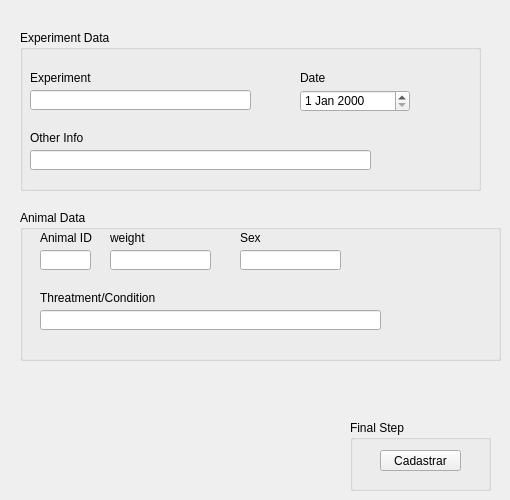
      <widget class="QWidget" name="tab_11">
       <attribute name="title">
        <string>Dados do Experimento</string>
       </attribute>
       <widget class="QGroupBox" name="groupBox_35">
        <property name="geometry">
         <rect>
          <x>20</x>
          <y>30</y>
          <width>461</width>
          <height>161</height>
         </rect>
        </property>
        <property name="title">
         <string>Experiment Data</string>
        </property>
        <widget class="QLabel" name="label_21">
         <property name="geometry">
          <rect>
           <x>280</x>
           <y>40</y>
           <width>121</width>
           <height>16</height>
          </rect>
         </property>
         <property name="text">
          <string>Date</string>
         </property>
        </widget>
        <widget class="QDateEdit" name="deData">
         <property name="geometry">
          <rect>
           <x>280</x>
           <y>60</y>
           <width>110</width>
           <height>22</height>
          </rect>
         </property>
        </widget>
        <widget class="QLabel" name="label_23">
         <property name="geometry">
          <rect>
           <x>10</x>
           <y>40</y>
           <width>151</width>
           <height>16</height>
          </rect>
         </property>
         <property name="text">
          <string>Experiment</string>
         </property>
        </widget>
        <widget class="QLineEdit" name="leTitutlo">
         <property name="geometry">
          <rect>
           <x>10</x>
           <y>60</y>
           <width>221</width>
           <height>20</height>
          </rect>
         </property>
         <property name="text">
          <string/>
         </property>
        </widget>
        <widget class="QLineEdit" name="leObsercacoes">
         <property name="geometry">
          <rect>
           <x>10</x>
           <y>120</y>
           <width>341</width>
           <height>20</height>
          </rect>
         </property>
         <property name="text">
          <string/>
         </property>
        </widget>
        <widget class="QLabel" name="label_24">
         <property name="geometry">
          <rect>
           <x>10</x>
           <y>100</y>
           <width>71</width>
           <height>16</height>
          </rect>
         </property>
         <property name="text">
          <string>Other Info</string>
         </property>
        </widget>
       </widget>
       <widget class="QGroupBox" name="groupBox_36">
        <property name="geometry">
         <rect>
          <x>20</x>
          <y>210</y>
          <width>481</width>
          <height>151</height>
         </rect>
        </property>
        <property name="title">
         <string>Animal Data</string>
        </property>
        <widget class="QLabel" name="label_22">
         <property name="geometry">
          <rect>
           <x>20</x>
           <y>20</y>
           <width>61</width>
           <height>16</height>
          </rect>
         </property>
         <property name="text">
          <string>Animal ID</string>
         </property>
        </widget>
        <widget class="QLineEdit" name="leIdentificador">
         <property name="geometry">
          <rect>
           <x>20</x>
           <y>40</y>
           <width>51</width>
           <height>20</height>
          </rect>
         </property>
         <property name="text">
          <string/>
         </property>
        </widget>
        <widget class="QLineEdit" name="leWeight">
         <property name="geometry">
          <rect>
           <x>90</x>
           <y>40</y>
           <width>101</width>
           <height>20</height>
          </rect>
         </property>
         <property name="text">
          <string/>
         </property>
        </widget>
        <widget class="QLabel" name="label_31">
         <property name="geometry">
          <rect>
           <x>90</x>
           <y>20</y>
           <width>51</width>
           <height>16</height>
          </rect>
         </property>
         <property name="text">
          <string>weight</string>
         </property>
        </widget>
        <widget class="QLabel" name="label_32">
         <property name="geometry">
          <rect>
           <x>220</x>
           <y>20</y>
           <width>31</width>
           <height>16</height>
          </rect>
         </property>
         <property name="text">
          <string>Sex</string>
         </property>
        </widget>
        <widget class="QLineEdit" name="leSex">
         <property name="geometry">
          <rect>
           <x>220</x>
           <y>40</y>
           <width>101</width>
           <height>20</height>
          </rect>
         </property>
         <property name="text">
          <string/>
         </property>
        </widget>
        <widget class="QLineEdit" name="leThreatment">
         <property name="geometry">
          <rect>
           <x>20</x>
           <y>100</y>
           <width>341</width>
           <height>20</height>
          </rect>
         </property>
         <property name="text">
          <string/>
         </property>
        </widget>
        <widget class="QLabel" name="label_33">
         <property name="geometry">
          <rect>
           <x>20</x>
           <y>80</y>
           <width>151</width>
           <height>16</height>
          </rect>
         </property>
         <property name="text">
          <string>Threatment/Condition</string>
         </property>
        </widget>
       </widget>
       <widget class="QGroupBox" name="groupBox_4">
        <property name="geometry">
         <rect>
          <x>350</x>
          <y>420</y>
          <width>141</width>
          <height>71</height>
         </rect>
        </property>
        <property name="title">
         <string>Final Step</string>
        </property>
        <widget class="QPushButton" name="pbCadastrar1">
         <property name="enabled">
          <bool>true</bool>
         </property>
         <property name="geometry">
          <rect>
           <x>30</x>
           <y>30</y>
           <width>81</width>
           <height>21</height>
          </rect>
         </property>
         <property name="text">
          <string>Cadastrar</string>
         </property>
        </widget>
       </widget>
      </widget>
